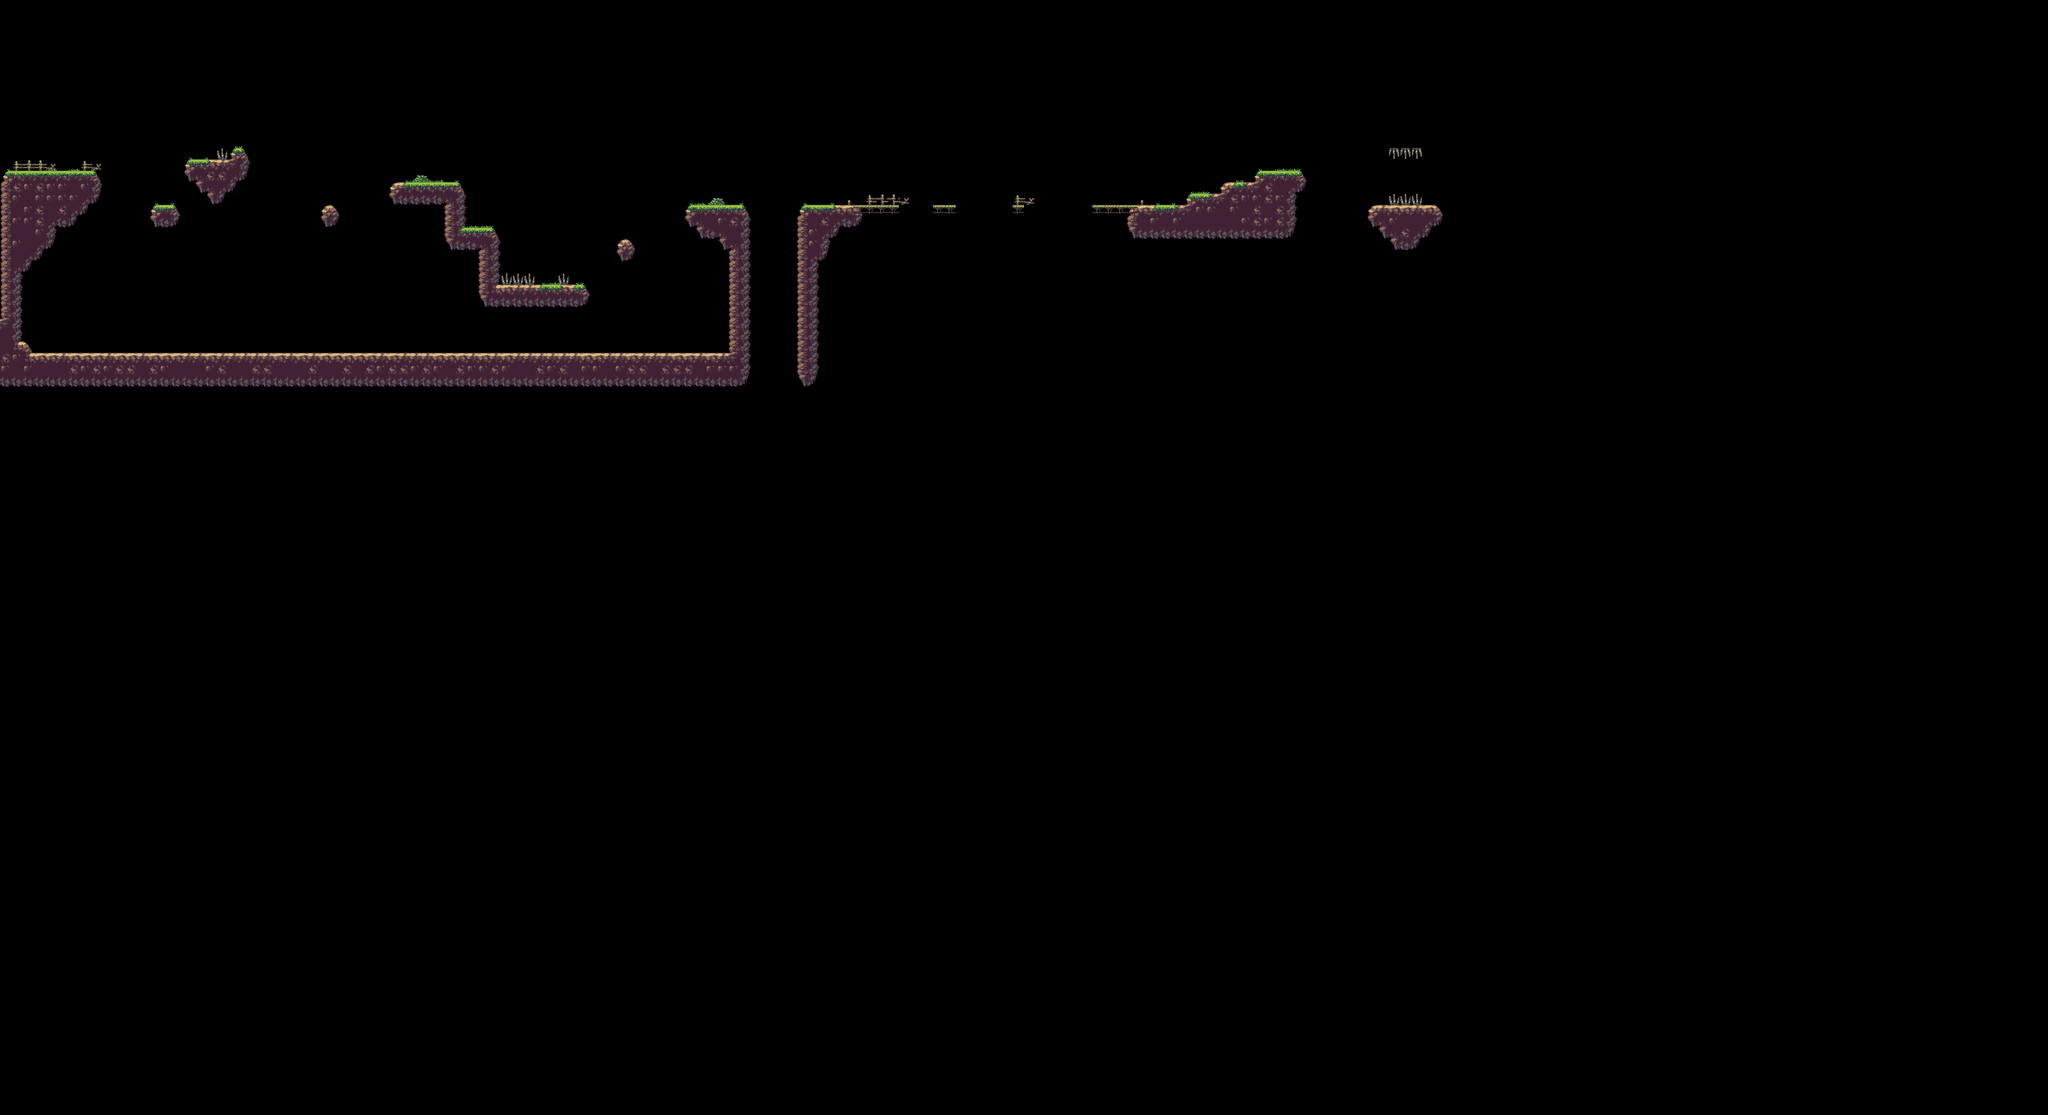

This is a level from a 2D game, rendered from its Tiled map with the project's own tilesets. A one-line summary and the map file follow, with tile-layer data summarised:
An orthogonal 180x98 tile map with 16x16 px tiles, 4 tile layers (Spikes, Ground, Decorative_2, Decorative) and 18 objects.

<map version="1.2" tiledversion="1.2.0" orientation="orthogonal" renderorder="right-down" width="180" height="98" tilewidth="16" tileheight="16" infinite="0" nextlayerid="40" nextobjectid="365">
 <tileset firstgid="1" name="Basic_tileset" tilewidth="16" tileheight="16" tilecount="60" columns="10">
  <image source="Basic_tileset.png" width="160" height="96" />
  <terraintypes>
   <terrain name="Ground" tile="-1" />
   <terrain name="Rock" tile="-1" />
   <terrain name="Grass" tile="-1" />
   <terrain name="Bush" tile="-1" />
   <terrain name="Spikes" tile="-1" />
   <terrain name="Fence" tile="0" />
   <terrain name="Bridge" tile="0" />
  </terraintypes>
  <tile id="0" terrain=",,,0" />
  <tile id="1" terrain=",,0,0" />
  <tile id="2" terrain=",,0," />
  <tile id="3" terrain=",,0,0" />
  <tile id="4" terrain="0,0,0," />
  <tile id="5" terrain="0,0,,0" />
  <tile id="6" terrain=",0,0,0" />
  <tile id="7" terrain="0,,,0" />
  <tile id="10" terrain=",0,,0" />
  <tile id="11" terrain="0,0,0,0" />
  <tile id="12" terrain="0,,0," />
  <tile id="13" terrain="0,0,0,0" />
  <tile id="14" terrain="0,,0,0" />
  <tile id="15" terrain=",0,0," />
  <tile id="16" terrain=",,,2" />
  <tile id="17" terrain=",,2,2" />
  <tile id="18" terrain=",,2,2" />
  <tile id="19" terrain=",,2," />
  <tile id="20" terrain=",0,," />
  <tile id="21" terrain="0,0,," />
  <tile id="22" terrain="0,,," />
  <tile id="23" terrain="0,0,0,0" />
  <tile id="26" terrain=",2,," />
  <tile id="27" terrain="2,2,," />
  <tile id="28" terrain="2,2,," />
  <tile id="29" terrain="2,,," />
  <tile id="30" terrain=",,,1" />
  <tile id="31" terrain=",,1,1" />
  <tile id="32" terrain=",,1," />
  <tile id="33" terrain="1,1,1," />
  <tile id="34" terrain="1,1,,1" />
  <tile id="36" terrain=",5,," />
  <tile id="37" terrain="5,5,," />
  <tile id="38" terrain="5,5,," />
  <tile id="39" terrain="5,,," />
  <tile id="40" terrain=",1,,1" />
  <tile id="41" terrain="1,1,1,1" />
  <tile id="42" terrain="1,,1," />
  <tile id="43" terrain="1,,1,1" />
  <tile id="44" terrain=",1,1,1" />
  <tile id="49" terrain="4,4,4,4" />
  <tile id="50" terrain=",1,," />
  <tile id="51" terrain="1,1,," />
  <tile id="52" terrain="1,,," />
  <tile id="53" terrain="1,,,1" />
  <tile id="54" terrain=",1,1," />
  <tile id="55" terrain=",3,," />
  <tile id="56" terrain="3,3,," />
  <tile id="57" terrain="3,,," />
 </tileset>
 <layer id="31" name="Spikes" width="180" height="98">
  <data>[17640 cells, 11 non-empty, 2 distinct tile ids]</data>
 </layer>
 <layer id="32" name="Ground" width="180" height="98">
  <data>[17640 cells, 538 non-empty, 18 distinct tile ids]</data>
 </layer>
 <layer id="33" name="Decorative_2" width="180" height="98">
  <data>[17640 cells, 16 non-empty, 6 distinct tile ids]</data>
 </layer>
 <layer id="34" name="Decorative" width="180" height="98">
  <data>[17640 cells, 123 non-empty, 11 distinct tile ids]</data>
 </layer>
 <objectgroup color="#5500ff" id="16" name="colliders_static">
  <object id="331" x="6.93939" y="246.093" width="130.208" height="21.3333" />
  <object id="332" x="209.349" y="288.239" width="31.0678" height="18.4462" />
  <object id="333" x="272.324" y="222.868" width="56.5224" height="18.4848" />
  <object id="336" x="551.633" y="260.15" width="94.242" height="18.4848" />
  <object id="338" x="454.905" y="293.247" width="18.5223" height="18.4462" />
  <object id="344" x="627.406" y="278.584" width="18.5223" height="61.8056" />
  <object id="345" x="645.735" y="322.006" width="49.5223" height="18.4462" />
  <object id="346" x="676.856" y="340.158" width="18.5223" height="64.4462" />
  <object id="347" x="676.858" y="404.56" width="146.242" height="18.4848" />
  <object id="348" x="870.496" y="340.368" width="17.3859" height="15.9917" />
  <object id="349" x="967.932" y="291.931" width="73.6586" height="15.9917" />
  <object id="352" x="327.114" y="212.258" width="18.3974" height="28.9848" />
  <object id="356" x="1131.82" y="292.636" width="132.25" height="11.3939" />
  <object id="358" x="1311.96" y="291.954" width="31.875" height="11.8977" />
  <object id="360" x="1424.1" y="291.968" width="15.8958" height="11.8977" />
  <object id="363" x="1536" y="288" width="127.432" height="11.8977" />
 </objectgroup>
 <objectgroup color="#ff0000" id="19" name="colliders_death" visible="0" locked="1">
  <object id="354" x="27" y="438" width="1000" height="69.5" />
 </objectgroup>
 <objectgroup color="#ffff00" id="20" name="colliders_next_level">
  <object id="350" x="1025.65" y="180.738" width="15.8182" height="111.303" />
 </objectgroup>
</map>
